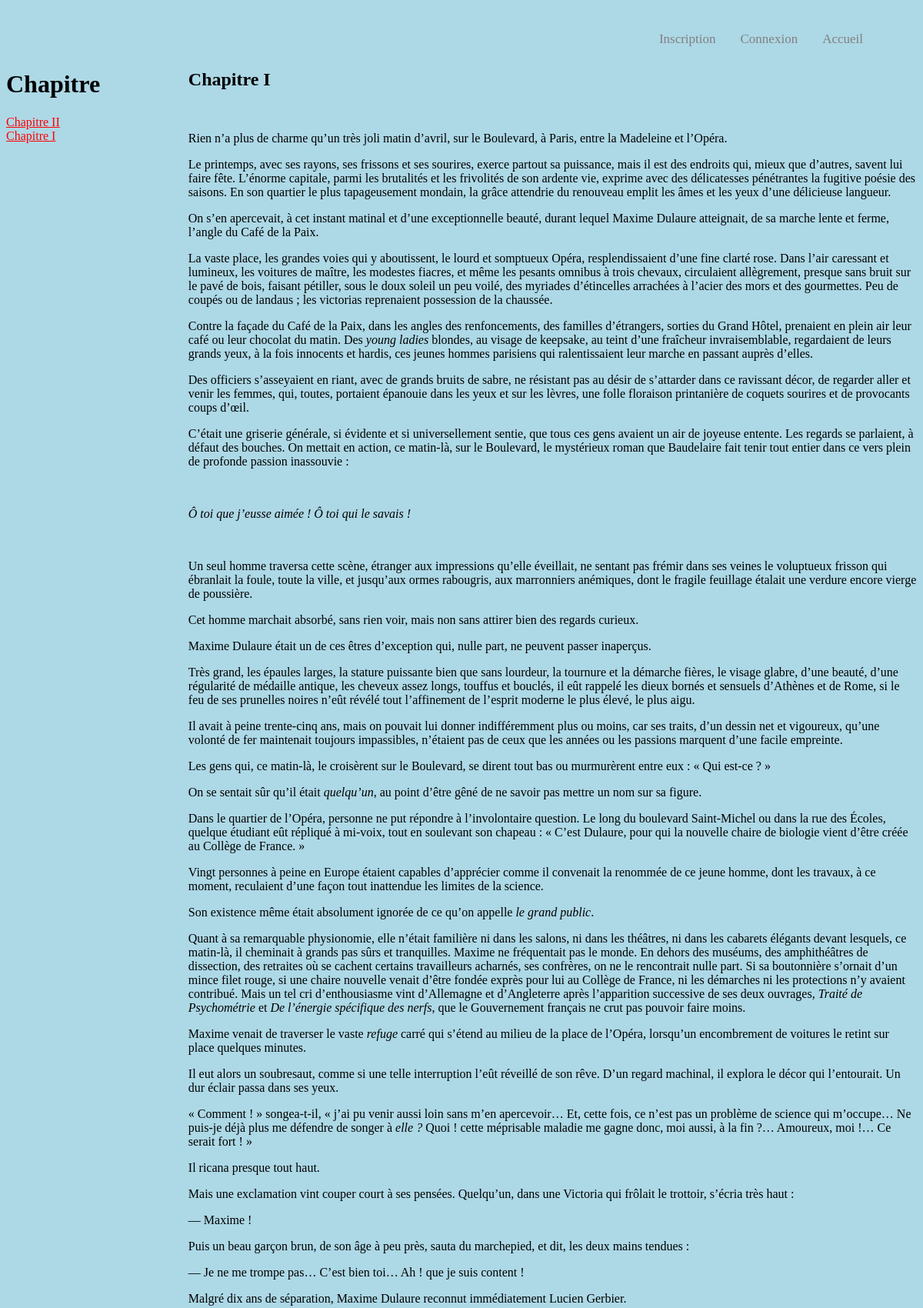
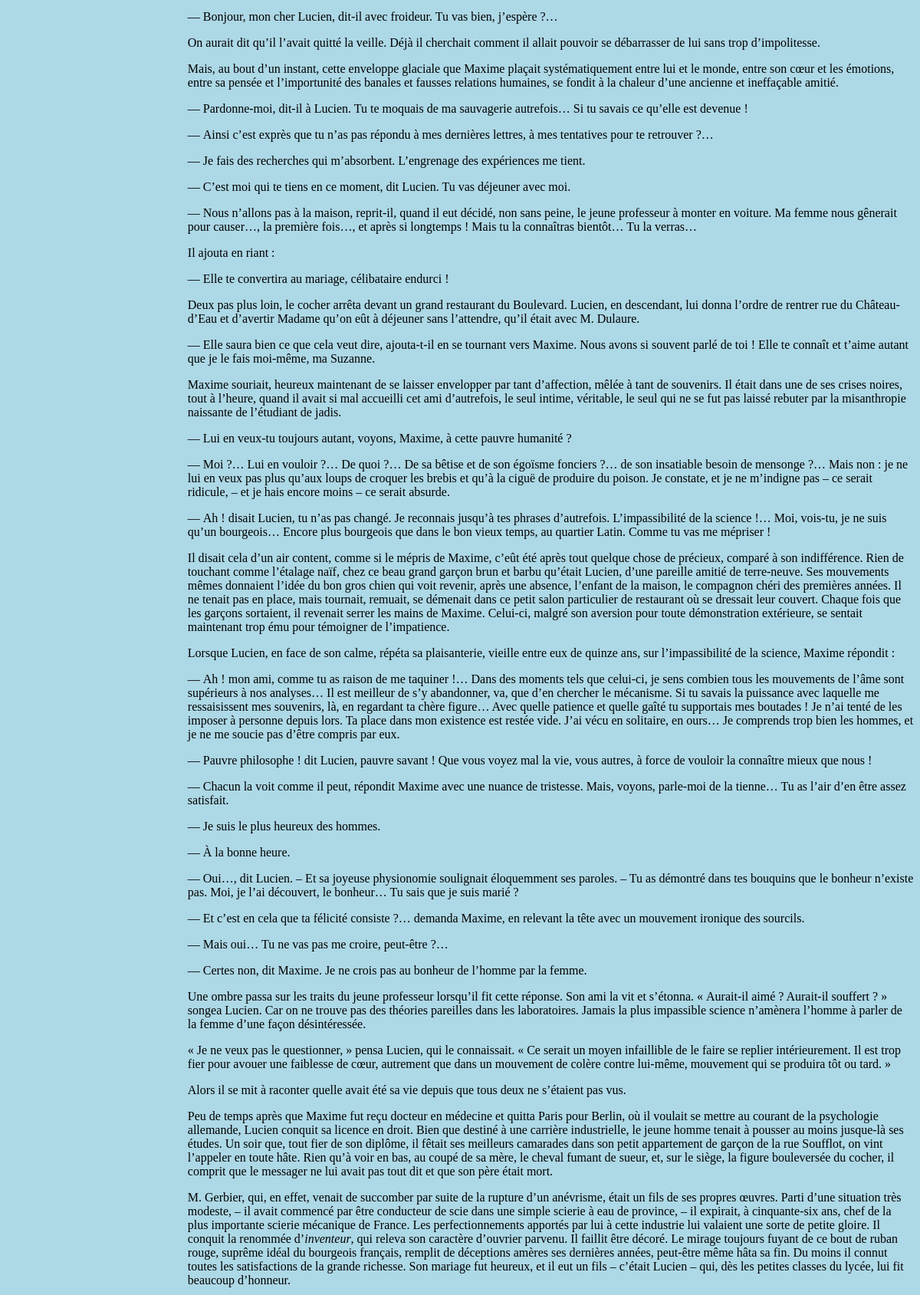
Screenshot of /index.php?route=chapitre&chapID=14 (upper part) with the database file from the repository (2 pictures, top to bottom).
### tables this page shows
CREATE TABLE IF NOT EXISTS `chapitre` (
  `id_chapitre` int(11) NOT NULL AUTO_INCREMENT,
  `titre_chapitre` text NOT NULL,
  `text_chapitre` longtext NOT NULL,
  `auteur` varchar(30) NOT NULL,
  UNIQUE KEY `ID_Chapitre` (`id_chapitre`)
);

### src/controller/frontController.php (called while the page is built, shortened)
<?php
class frontController extends Controller{
  public function chapSeul($idChapitre){
    $reqChap = $this->chapitreDAO->getChapitres();
    $req=$this->chapitreDAO->getChapitre($idChapitre);
    $comments = $this->commentDAO->getCommentsFromArticle($idChapitre);
    return $this->view->rendu('chapitreSeul',[
      'req'=>$req,
      'reqChap'=>$reqChap,
      'comments'=>$comments
    ]);
  }
}
?>

### public/index.php (called while the page is built, shortened)
<?php
$router = new App\config\router();
$router->run();
?>

### src/controller/controller.php (called while the page is built, shortened)
<?php
abstract class Controller
{
    public function __construct()
    {
        $this->chapitreDAO = new chapitreDAO();
    }
}
?>

### src/DAO/chapitreDAO.php (called while the page is built, shortened)
<?php
class chapitreDAO extends DAO{
	private function buildObjectChapitre($row){
		$chapitre = new chapitre();
		$chapitre->setId($row['id_chapitre']);
		$chapitre->setTitle($row['titre_chapitre']);
		$chapitre->setText($row['text_chapitre']);
		$chapitre->setAuthor($row['auteur']);
		return $chapitre;
	}
	public function getChapitres(){
		$sql='SELECT id_chapitre, titre_chapitre, text_chapitre, auteur FROM chapitre';
		$result = $this->createQuery($sql);
		$chap=[];
		foreach ($result as $row) {
			$idChap=$row['id_chapitre'];
			$chap[$idChap]=$this->buildObjectChapitre($row);
		}
		return $chap;
	}
	public function getChapitre($chapID){
		$sql='SELECT id_chapitre, titre_chapitre, text_chapitre, auteur FROM chapitre WHERE id_chapitre = ?';
		$result= $this->createQuery($sql,[$chapID]);
		$chap = $result->fetch();
		return $this->buildObjectChapitre($chap);
	}
}
?>

### src/DAO/DAO.php (called while the page is built, shortened)
<?php
abstract class DAO{
	private $connection;
	private function checkConnection(){
		if($this->connection===null){
			return $this->getConnection();
		}
		return $this->connection;
	}
	private function getConnection(){
		try
		{
	    	$this->connection = new PDO(DB_host, DB_user, DB_password);
				$this->connection->setAttribute(PDO::ATTR_ERRMODE, PDO::ERRMODE_EXCEPTION);
	    	return $this->connection;
		}
		catch(Exception $e)
		{
		    die('Erreur : '.$e->getMessage());
		}
	}
	protected function createQuery($sql, $parametre = null){
		if($parametre){
			$req = $this->checkConnection()->prepare($sql);
			$req->execute($parametre);
			return $req;
		}
		$req = $this->checkConnection()->query($sql);
    return $req;
	}
}
?>

### src/model/chapitre.php (called while the page is built, shortened)
<?php
  class chapitre{
    private $id;
    private $title;
    private $text;
    public function getId(){
      return $this->id;
    }
    public function setId($id)
    {
        $this->id = $id;
    }
    public function getTitle(){
      return $this->title;
    }
    public function setTitle($title)
    {
        $this->title = $title;
    }
    public function getText(){
      return $this->text;
    }
    public function setText($text)
    {
        $this->text = $text;
    }
  }
?>

### templates/chapitreSeul.php (the view, shortened to what this page needs)
<?php
require('menu.php');
?>
<div id="MP-chap">
  <div id="list-chap">
      <h1>Chapitre</h1>
      <?php
          foreach($reqChap as $donnees){
              ?>
              <a href="../index.php?route=chapitre&chapID=<?=htmlspecialchars($donnees->getId());?>"><?php echo $donnees->getTitle();?></a></br><?php
          };
      ?>
  </div></br>
  <div id="element-central">
    <div id="Chapitre">
        <h2><?=htmlspecialchars($req->getTitle());?></h2>
        <?=$req->getText();?>
    </div>
  </div>
</div>

### public/css/styles.css (style rules this page uses)
#MP-chap { margin-top: 70px; display: flex; }
#list-chap { position: fixed; }
#element-central { margin-left: 20%; }
h1 a, #list-chap a { color: red; }
body { background-color: lightblue; }

### rows the page displays
chapitre: titre_chapitre "Chapitre II"
chapitre: titre_chapitre "Chapitre I", text_chapitre "Rien n’a plus de charme qu’un très joli matin d’avril, sur le Boulevard, à Paris, entre la Madeleine et l’Opéra. Le printemps, avec ses rayons, ses frissons et ses sourires, exerce partout sa puissance, mais il est des endroits qui, mieux que d’autres, savent lui faire fête. L’énorme capitale, parmi les brutalités et les frivolités de son ardente vie, exprime avec des délicatesses pénétrantes la fugitive poésie des saisons. En son quartier le plus tapageusement mondain, la grâce attendrie du renou veau emplit les âmes et les yeux d’une délicieuse langueur. On s’en apercevait, à cet instant matinal et d’une exceptionnelle beauté, durant lequel Maxime Dulaure atteignait, de sa marche lente et…"
